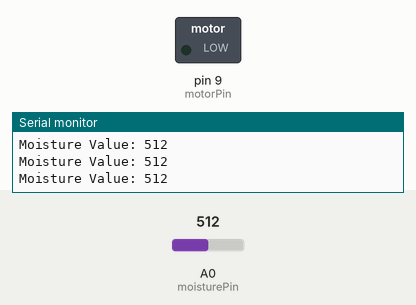
This sketch was run on a simulated Arduino Uno, built with avr-gcc and run on an emulated ATmega328P. On the bench: switched loads named in the sketch (green lamp = pin HIGH), the last lines printed to the serial monitor. Inputs (shaded band) come from the test bench; at power-on: A0 (moisturePin) = 512.

Above: at 1.3 s.
1.4 s: A0 (moisturePin) set to 586
2.9 s: A0 (moisturePin) set to 618
At 3.9 s:
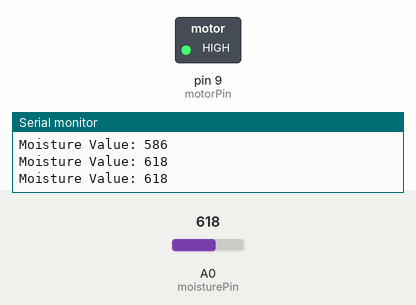
4.5 s: A0 (moisturePin) set to 590
At 5.1 s:
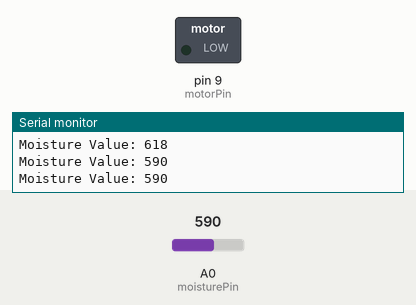
6.0 s: A0 (moisturePin) set to 610
At 6.3 s:
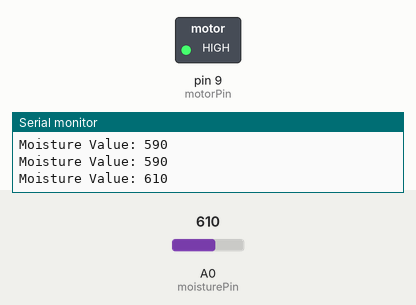
Timing chart, 0 to 8.5 s (numbered marks = the images above; inputs shaded):
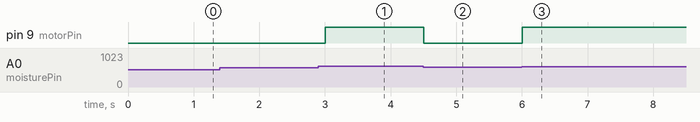

The sketch:

sketch.ino
```cpp
const int moisturePin = A0;
const int motorPin = 9;

int moistureValue;
int threshold = 600;   // Adjust based on calibration

void setup() {
  pinMode(motorPin, OUTPUT);
  Serial.begin(9600);
}

void loop() {
  moistureValue = analogRead(moisturePin);

  Serial.print("Moisture Value: ");
  Serial.println(moistureValue);

  if (moistureValue > threshold) {
    digitalWrite(motorPin, HIGH);   // Pump ON
  } else {
    digitalWrite(motorPin, LOW);    // Pump OFF
  }

  delay(500);
}
```

Measured:
- the behaviour switches between 600 and 601 on A0 (moisturePin) (found by bisection; images 0 and 1)
- after the input at 2.9 s, pin 9 (motorPin): LOW → HIGH after 0.10 s
- after the input at 4.5 s, pin 9 (motorPin): HIGH → LOW at once
- after the input at 6.0 s, pin 9 (motorPin): LOW → HIGH at once
